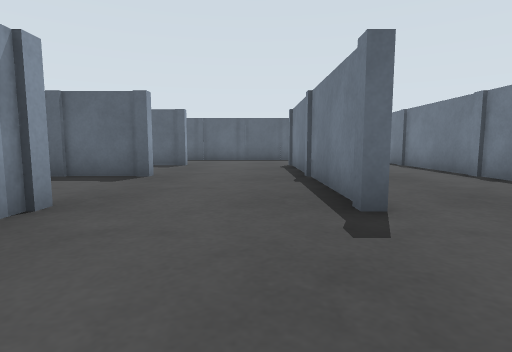
view 1 (above)

19 first-person views from a walk through a world built for the Gazebo simulator. The camera is 0.15 m above the floor, tilts 6° down and sees 80° across. The floor is counted in squares, 0.2 m on a side. Each view is taken from the middle of a square. On the plan, view 1 faces up. The plan holds only what a view shows up to about 10 squares ahead; the rest is blank. The place goes on beyond the plan.

view 2
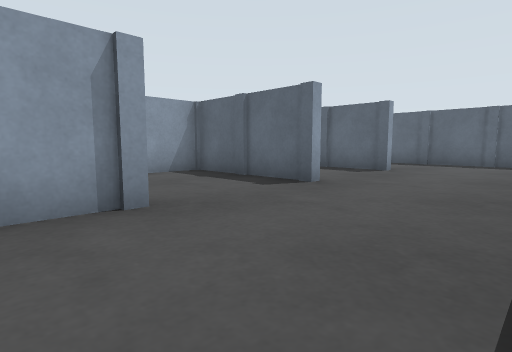

view 3
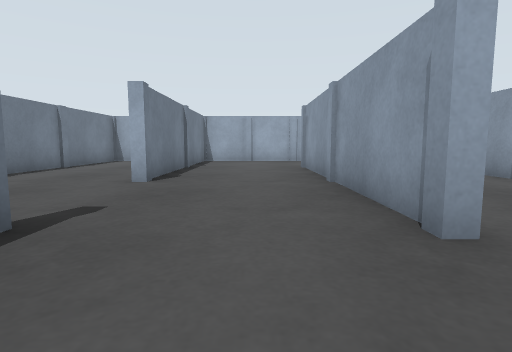

view 4
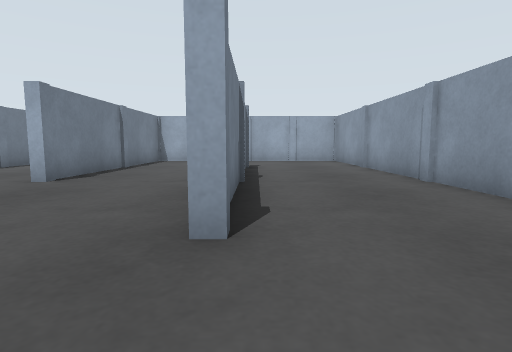

view 5
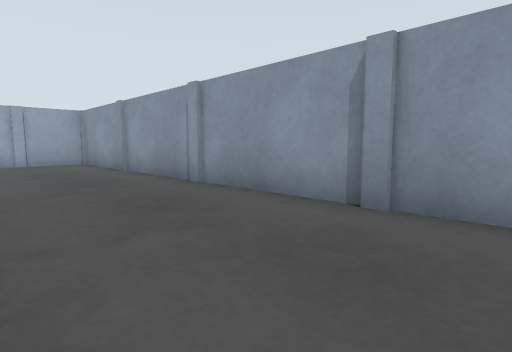

view 6
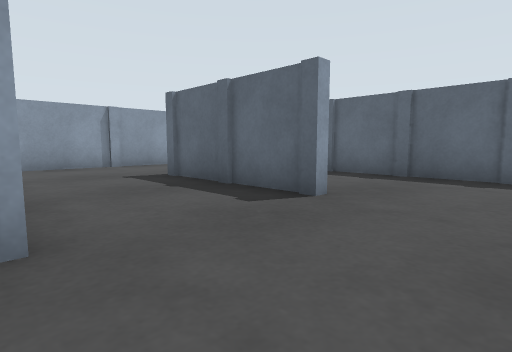

view 7
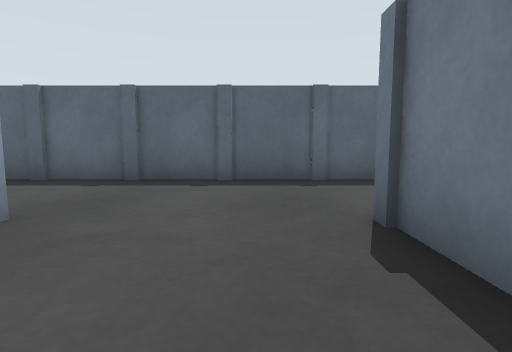

view 8
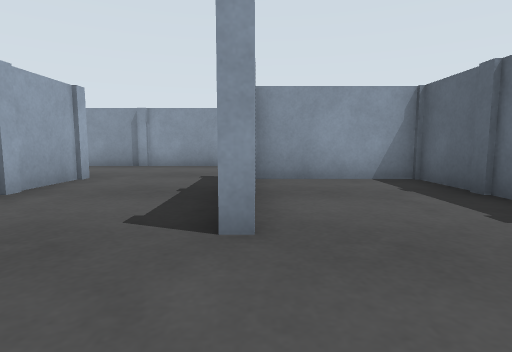

view 9
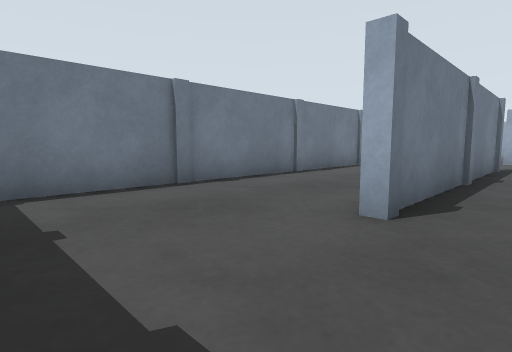

view 10
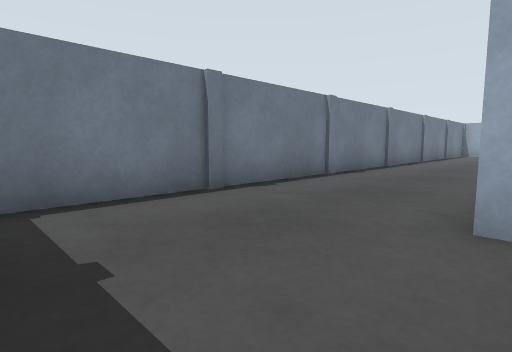

view 11
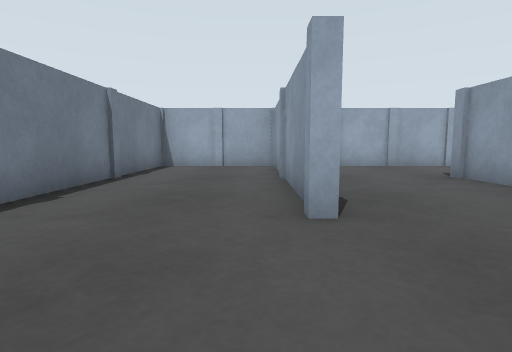

view 12
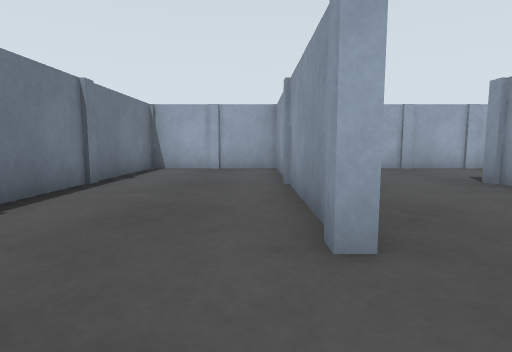

view 13
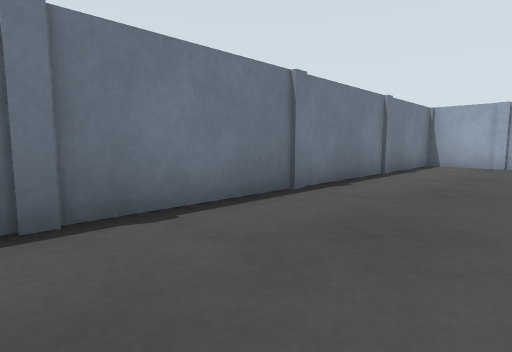

view 14
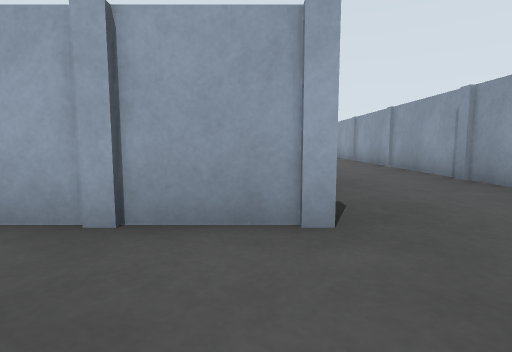

view 15
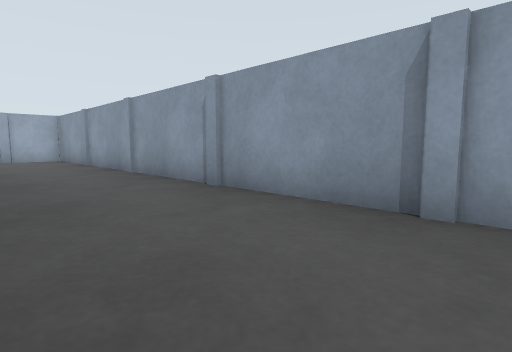

view 16
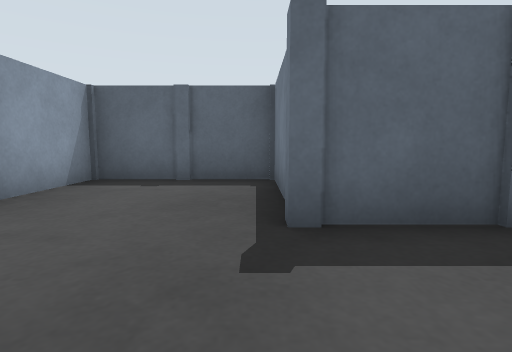

view 17
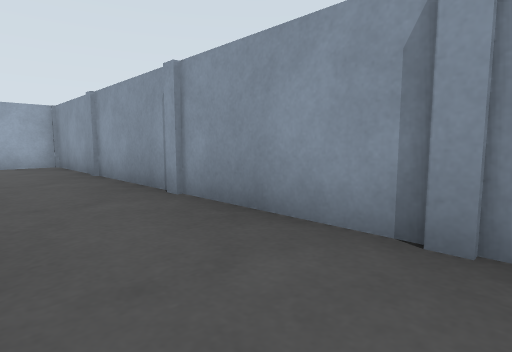

view 18
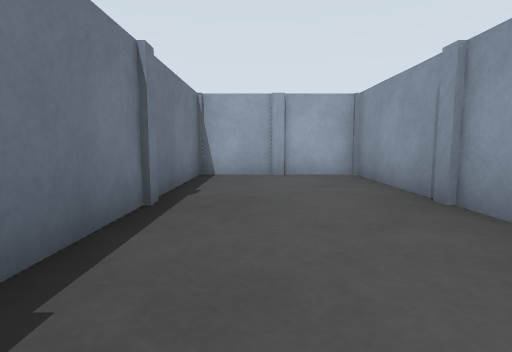

view 19
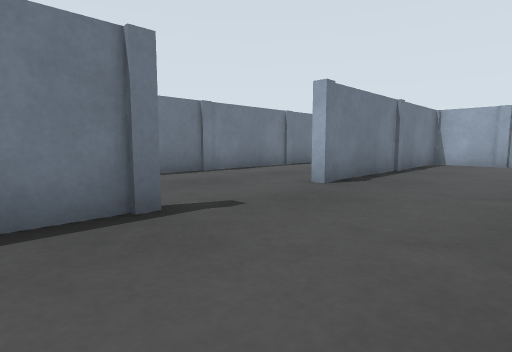

### Floor plan
Key: @ floor where view 1 was taken; # wall or solid block; . floor; P blue post.
Columns run from 11 left of view 1 to 5 right of it. Each row starts with its distance up from view 1.
 15 PPP#P#P#P#P#P#
 14 #...#...........#
 13 #...#...........#
 12 #...#...........#
 11 P...P#P#P...P...P
 10 #...........#...#
  9 #...........#...#
  8 #...........#...#
  7 P...P#P#P...P...P
  6 #...#.......#...#
  5 #...#.......#...#
  4 P...P...P...#...P
  3 #...#...#...P...#
  2 #...#...#.......#
  1 #...#...#.......#
  0 P...P...P..@P...P
 -1 #...#...#...#...#
 -2 #...#...#...#...#
 -3 #...#...#...#...#
 -4 P...P...P...P...P
 -5 #...#.......#...#
 -6 #...#.......#...#
 -7 #...# ......#...#
 -8 PPP#P P#P#P#P#P#P

Positions as (right, up) in squares from view 1, and headings:
1: (0, 0), facing up
2: (1, 2), facing up-left
3: (-1, 6), facing down
4: (-3, 6), facing down
5: (-3, 5), facing down-left
6: (0, 7), facing up-left
7: (0, 8), facing up
8: (0, 11), facing left
9: (0, 14), facing down-right
10: (1, 14), facing down-right
11: (2, 3), facing down
12: (2, 2), facing down
13: (2, 4), facing down-right
14: (-6, 10), facing down
15: (-7, 8), facing down-left
16: (-7, 8), facing up
17: (-8, 4), facing down-left
18: (-8, 0), facing down
19: (-2, 5), facing down-right
